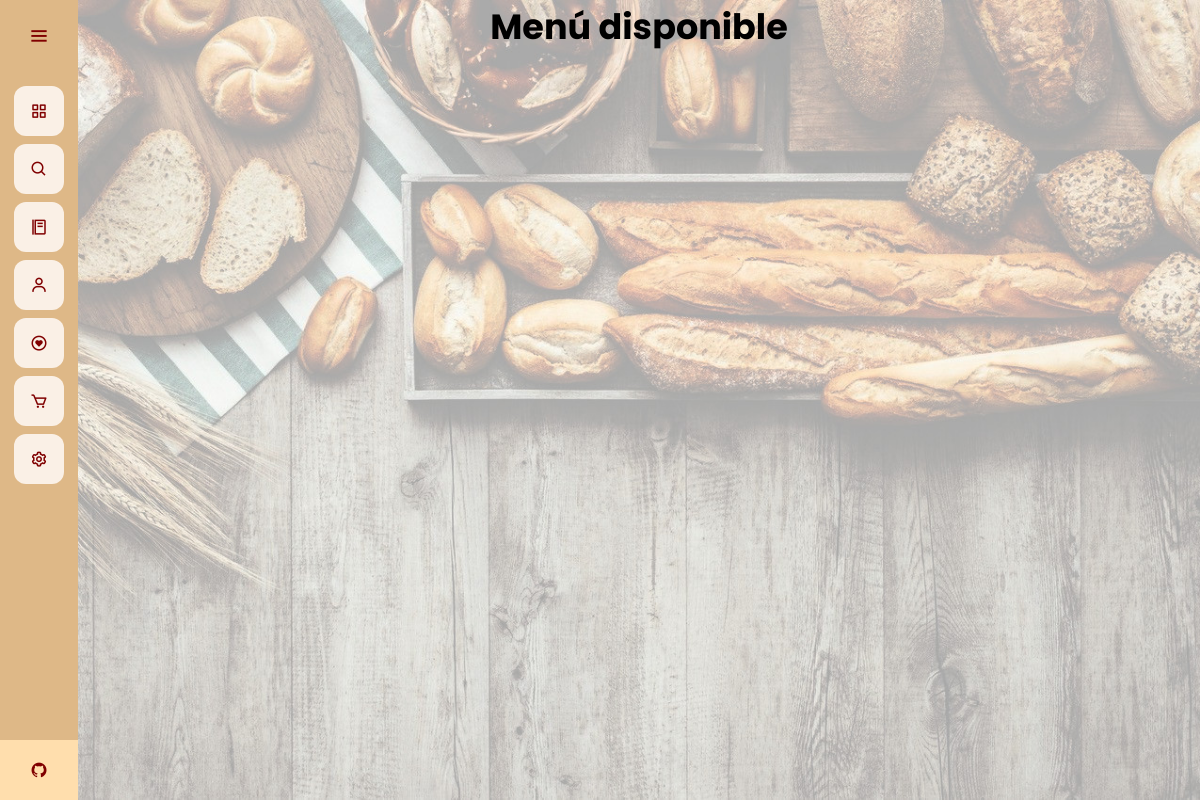
Before: /menu with the older database file.
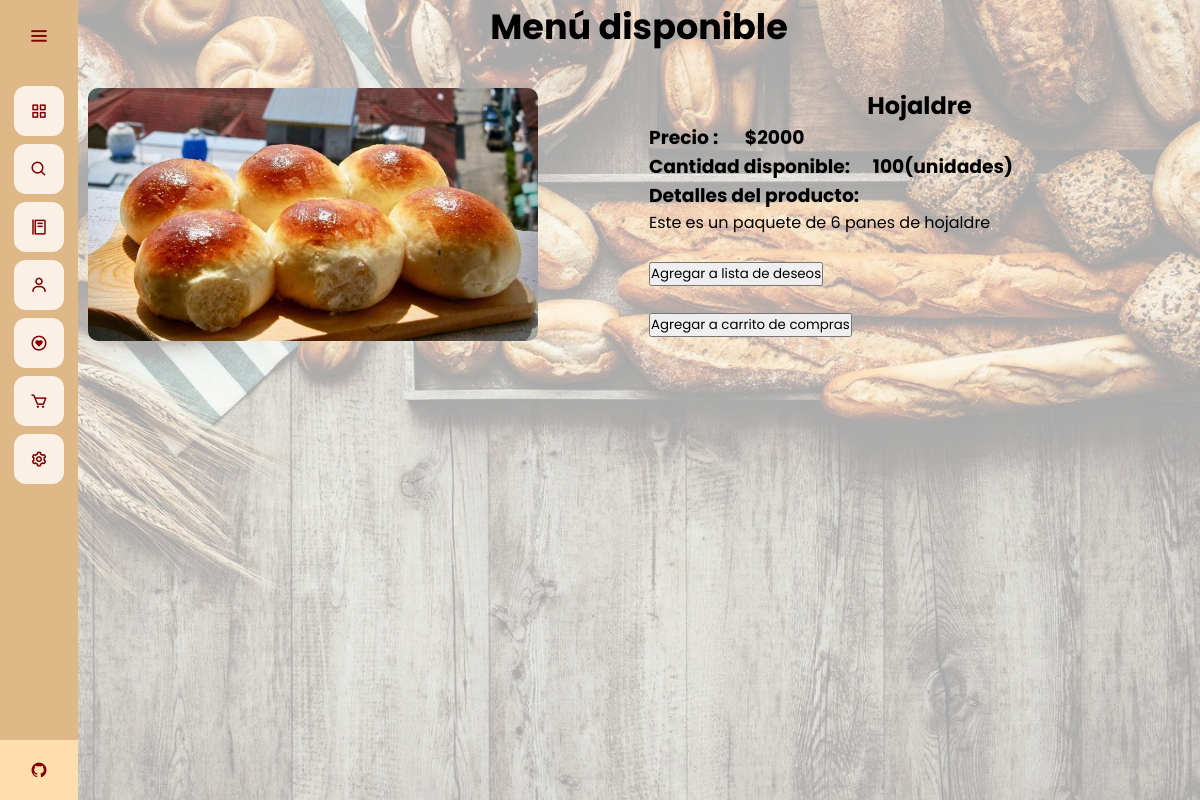
After: the same page with the newer database file.
### app.py (models this page shows)
class Products(database.Model):
	id = database.Column(database.Integer, primary_key=True)
	productname = database.Column(database.String(30), nullable=False, unique=True)
	price = database.Column(database.Integer, nullable=False)
	quantity = database.Column(database.Integer, nullable=False)
	score = database.Column(database.Integer, nullable=False)
	details = database.Column(database.String(1000))
	image_prod = database.Column(database.String(40), nullable=False, default='pan.jpg')

### app.py (the view, shortened to what this page needs)
@app.route("/menu", methods=['GET', 'POST'])
def menu():
	products = Products.query.filter().all()
	buyform = BuyForm()
	form = WishForm()
	return render_template("carta.html", products = products, form = form, buyform = buyform)

### app.py
class BuyForm(FlaskForm):
	submit = SubmitField("Agregar a carrito de compras")

class WishForm(FlaskForm):
	submit = SubmitField("Agregar a lista de deseos")

### app.py (called while the page is built)
@app.before_request
def make_session_permanent():
    session.permanent = True

### templates/carta.html (shortened to what this page needs)
{% extends 'base.html' %}
{% block style %}
<link rel="stylesheet" href="{{ url_for('static', filename='css/style_menu.css') }}">
{% endblock %}
{% block content %}
<div class="container">
    <h1 class="title">
        Menú disponible
    </h1>
    <br>
    <div class="menu">
        {% for product in products %}
        <div class="column">
            <div class="image-div">
                <img src="{{ url_for('static', filename='images_plates/'+product.image_prod) }}" alt="" class="image">
            </div>
        </div>
        <div class="column">
            <div class="name">
                <h1 class="name">
                    {{ product.productname }}
                </h1>
            </div>
            <div class="price">
                <h3>
                    Precio : &emsp; ${{ product.price }}
                </h3>
            </div>
            <div class="quantity">
                <h3>
                    Cantidad disponible: &emsp;{{ product.quantity }}(unidades)
                </h3>
            </div>
            <div class="details">
                <h3>
                    Detalles del producto:
                </h3>
                <p>
                    {{ product.details }}
                </p>
            </div>
            <div class="wish">
                <br>
                <form action="" method="post">
                    {{ form.submit }}
                </form>
            </div>
            <div class="buy">
                <br>
                <form action="" method="post">
                    {{ buyform.submit }}
                </form>
            </div>
        </div>
        {% endfor %}
    </div>
</div>
{% endblock %}

Changed rows visible on the page:
added Products: image_prod (picture), productname "Hojaldre", price "2000", quantity "100", details "Este es un paquete de 6 panes de hojaldre"
